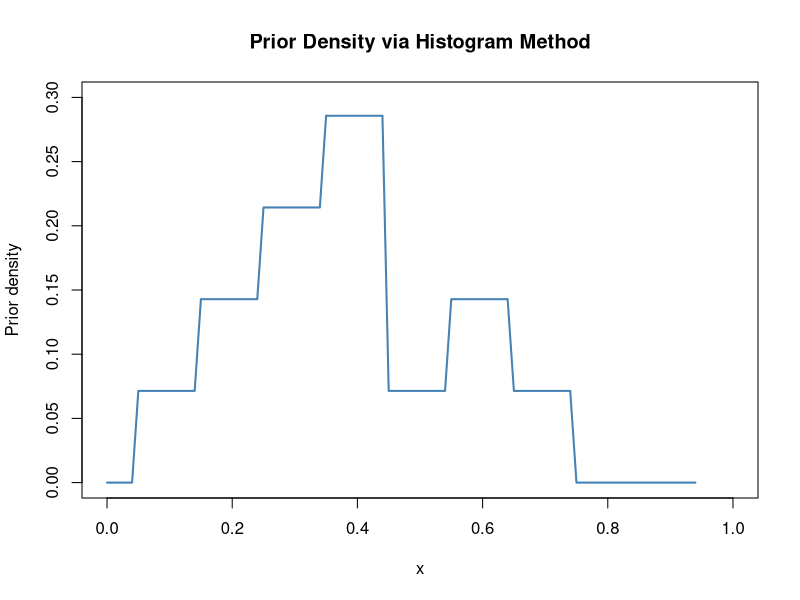

Recreate this plot in R.
# Load the LearnBayes package
library(LearnBayes)

# Define midpoints for the prior
midpt <- seq(0, 1, by = 0.1)

# Assign subjective weights to each midpoint
prior <- c(0, 1, 2, 3, 4, 1, 2, 1, 0, 0)

# Normalize the prior weights to sum to 1
prior <- prior / sum(prior)

# Plot the prior density using the histogram method with color
curve(histprior(x, midpt, prior), 
      from = 0, to = 1,
      ylab = "Prior density",
      ylim = c(0, 0.3),
      main = "Prior Density via Histogram Method",
      col = "steelblue",      # Color of the curve
      lwd = 2)                # Line width
